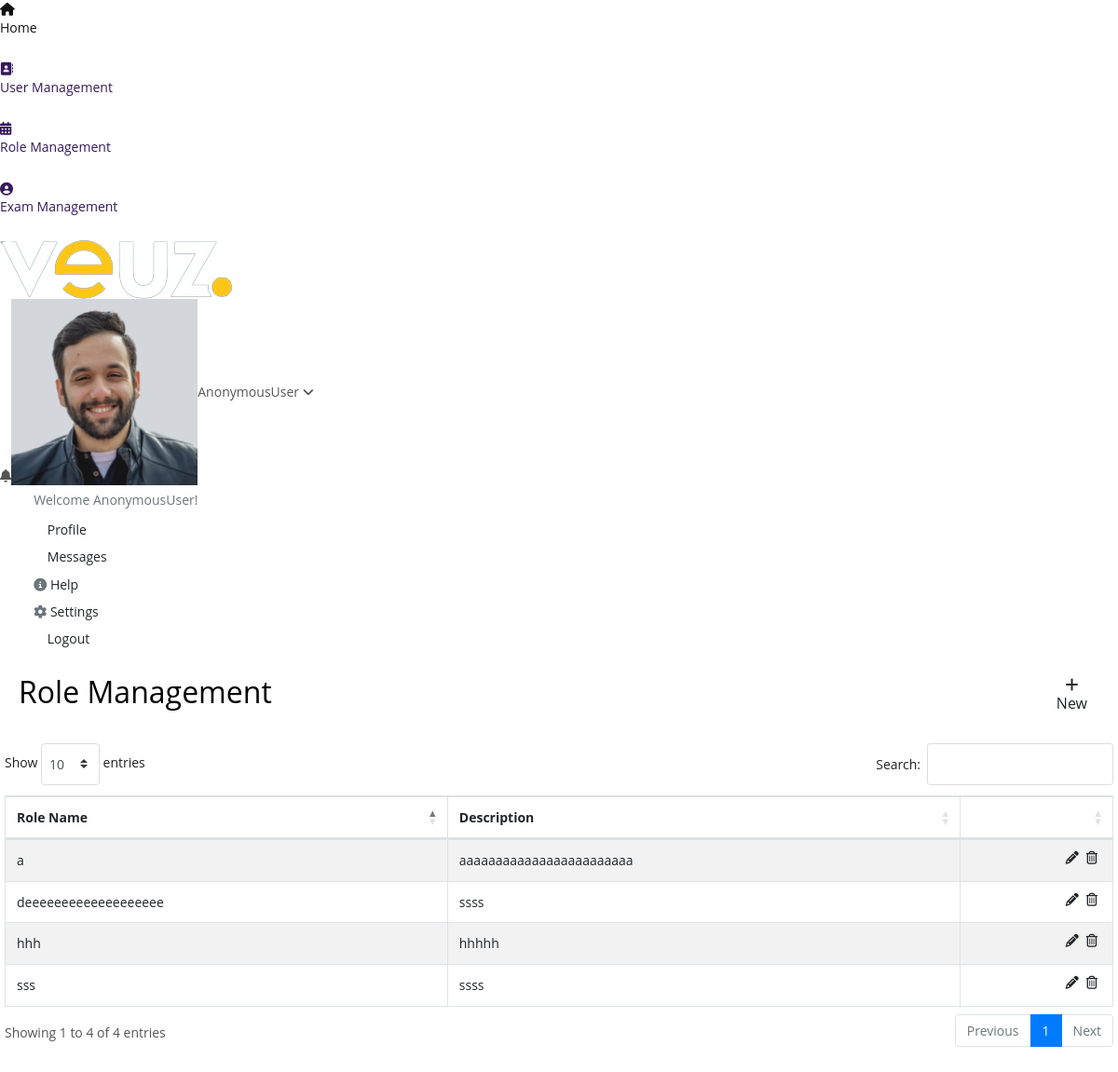
The page /role on the database as committed earlier.
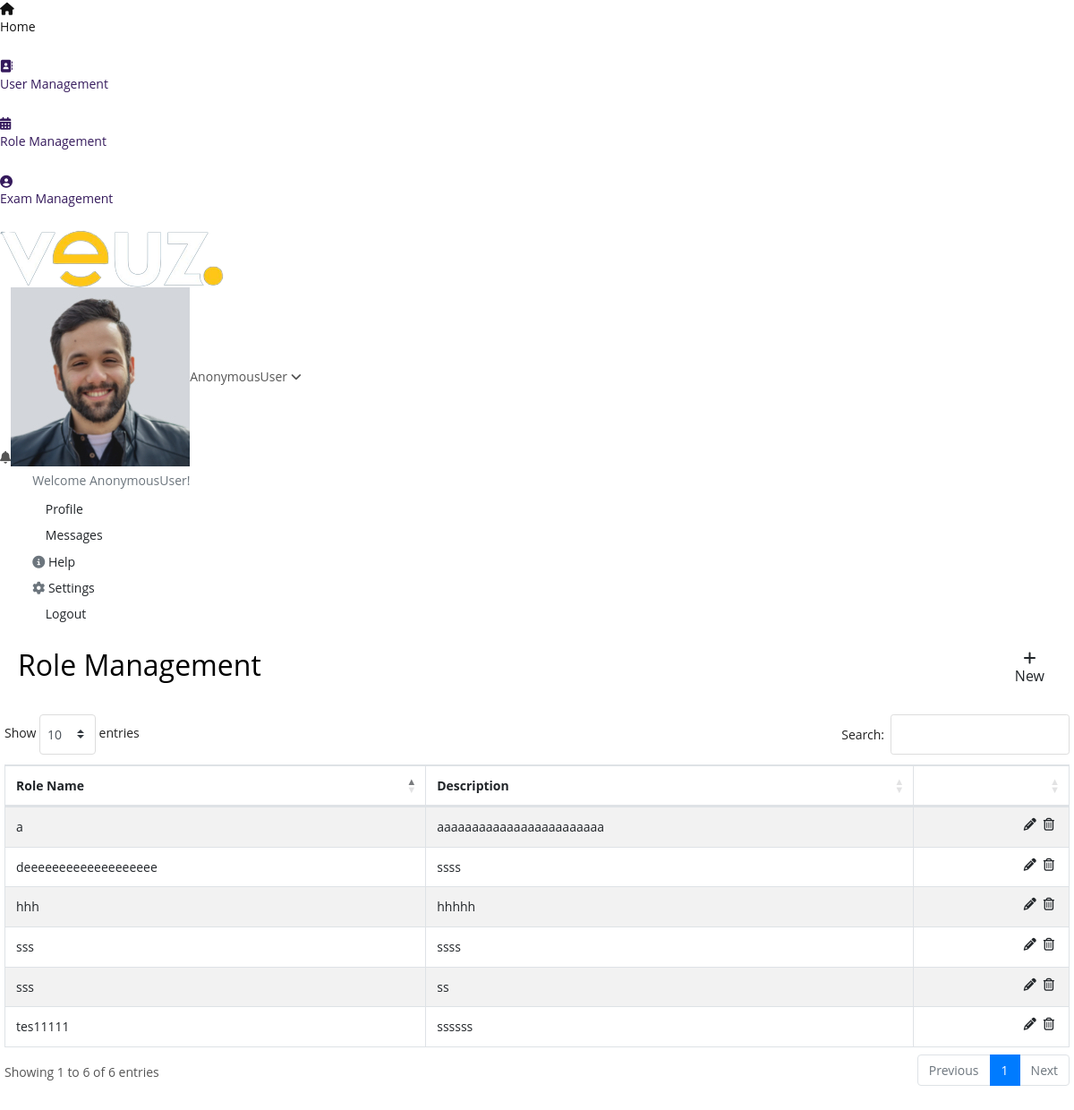
The same page on the database as committed later.
### app/models.py (models this page shows)
class common_table(models.Model):
    created_by = models.ForeignKey(User, related_name="%(app_label)s_%(class)s_ownership",on_delete=models.CASCADE,null=True)
    created_dt = models.DateField(auto_now=True)
    updated_by =  models.ForeignKey(User, related_name="%(app_label)s_%(class)s_ownership1",on_delete=models.CASCADE,null=True)
    updated_dt = models.DateField(null=True)
    created_tm = models.TimeField(auto_now=True)
    updated_tm = models.TimeField(null=True)
    status = models.CharField(max_length=10, null=True)
    class Meta:
        abstract = True

class Role_master(common_table):
    auth_user = models.ForeignKey(User,related_name="role_auth_id",on_delete=models.CASCADE,null=True)
    role_name = models.CharField(max_length=50,null=True)
    description = models.TextField(null=True)

### app/views.py (the view, shortened to what this page needs)
# urls.py: path('role',views.role,name='role'),
def role(request):
    data = Role_master.objects.filter(status=True)
    context = {
        'data':data
    }
    return render(request,'role.html',context)

### app/templates/role.html (shortened to what this page needs)
{% extends 'base.html' %}
{% block content %}
<div class="container-fluid margin-class-this">
    <div class="row">
        <div class="col-md-12 px-0">
            <div class="card card-shadow">
                <div class="card-body body-change card-border">
                    <div class="d-flex align-items-center justify-content-between">
                        <h2 class="main-heading-txt">Role Management</h2>
                        <button type="button" class="btn btn-pink waves-effect waves-light w-md m-b-5" data-toggle="modal" data-target="#role-modal"><i class="fa fa-plus"></i> New</button>
                    </div>
                    <div class="row mt-4">
                        <div class="col-md-12 col-sm-12 col-12 px-0">
                            <table id="datatable" class="table table-striped dt-responsive table-bordered nowrap table-padd" style="border-collapse: collapse; border-spacing: 0; width: 100%;">
                                <thead class="border-class">
                                    <tr class="heading-text">
                                        <th>Role Name</th>
                                        <th>Description</th>
                                        <th></th>
                                    </tr>
                                </thead>
                                <tbody class="body-textcls vertcle-center">
                                    {% for i in data %}
                                    <tr>
                                        <td>{{i.role_name}}</td>
                                        <td>{{i.description}}</td>
                                        <td>
                                            <div class="action-tbl d-flex justify-content-end">
                                                <i style="cursor: pointer;" onclick="edit_btn(`{{i.id}}`)" class="fa fa-pencil mx-1 pencil-btn" data-toggle="tooltip" data-placement="top" title="" data-original-title="Edit"></i>
                                                <i style="cursor: pointer;" onclick="delete_btn(`{{i.id}}`)" class="fa fa-trash-o mx-1 trash-btn" data-toggle="tooltip" data-placement="top" title="" data-original-title="Delete"></i>
                                            </div>
                                        </td>
                                    </tr>
                                    {% endfor %}
                                </tbody>
                            </table>
                        </div>
                    </div>
                </div>
            </div>
        </div>
      </div>
</div>
{% endblock %}

Rows that differ between the two databases and show on the page:
added Role_master: role_name "tes11111", description "ssssss"
added Role_master: role_name "sss", description "ss"
Other text that changed with them:
text written by a page script: "Show entries Search: Showing 1 to 4 of 4 entries Previous 1 Next" → "Show entries Search: Showing 1 to 6 of 6 entries Previous 1 Next"
